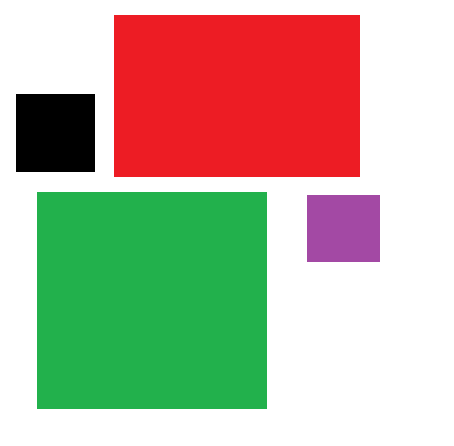
#> input picture 1127/rect.png, 454 x 446 px
$ python test4.py
#> lines starting #> are read from the running program, lines starting #| are printed output that depends on the picture; after the words box and inside, x2 and y2 are one past the last pixel; in counts of white or black regions, pixels touching at a corner belong together
# 제일 큰 사각형 찾기
import cv2

img = cv2.imread("rect.png")
#> img is the input picture: shape (446, 454, 3); mean B, G, R 157.8, 178.9, 187
imgray = cv2.cvtColor(img, cv2.COLOR_BGR2GRAY)
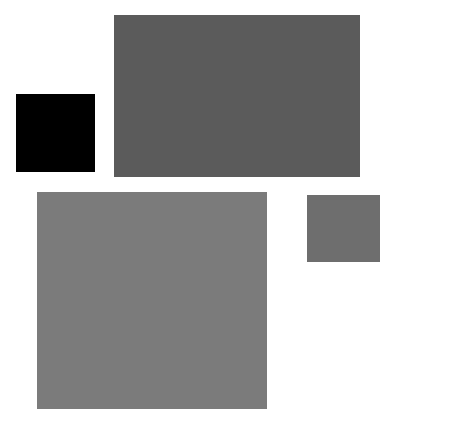
#> imgray: shape (446, 454); min 0, max 255, mean 178.9

ret, th = cv2.threshold(imgray, 127, 255,
                        cv2.THRESH_BINARY_INV)
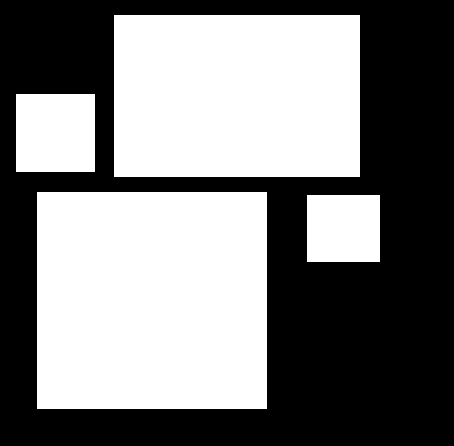
#> th: shape (446, 454); 49.8% white; 4 white regions
coutours, hr = cv2.findContours(th, cv2.RETR_EXTERNAL,
                                cv2.CHAIN_APPROX_SIMPLE)
#> coutours = 4 contours; box (x1, y1, x2, y2) and area: (37, 192, 267, 409) 49464, (114, 15, 360, 177) 39445, (16, 94, 95, 172) 6006, (307, 195, 380, 262) 4752; hr = [[1, -1, -1, -1], [2, 0, -1, -1], [3, 1, -1, -1], [-1, 2, -1, -1]]

cont = sorted(coutours, key=cv2.contourArea, reverse=True)
#> cont has the same summary as coutours
print(len(cont))
#| 4

x, y, w, h = cv2.boundingRect(cont[0])
#> x = 37; y = 192; w = 230; h = 217
cv2.rectangle(img,(x,y),(x+w,y+h),(0,0,0),3)
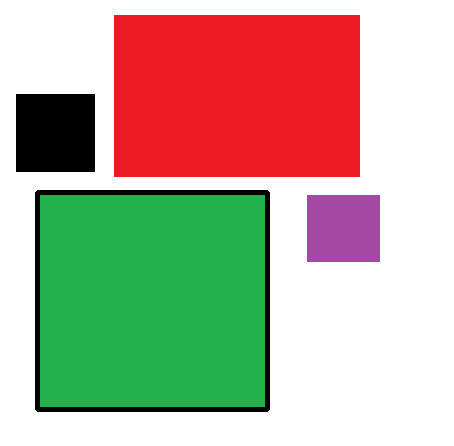
#> img: shape (446, 454, 3); 2.2% of pixels changed, all inside (x1, y1, x2, y2) = (35, 190, 270, 412)

cv2.imshow("default", img)
cv2.waitKey(0)

$ run again, with 1127/obj.png copied over 1127/rect.png
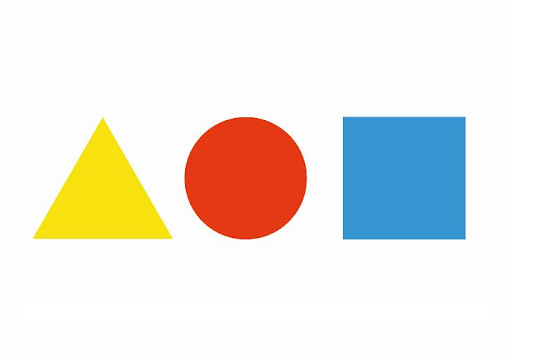
#> input picture 1127/obj.png, 547 x 360 px
#> img is the input picture: shape (360, 547, 3); mean B, G, R 225.5, 232.3, 236.2
#> `ret, th = cv2.threshold(imgray, 127, 255, cv2.THRESH_BINARY_INV)`:
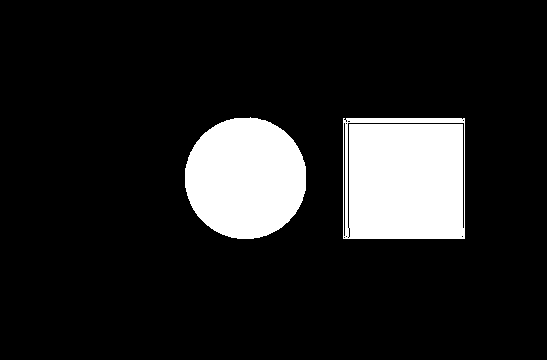
#> th: shape (360, 547); 13.2% white; 2 white regions
#> coutours = 2 contours; box (x1, y1, x2, y2) and area: (343, 118, 465, 239) 14514, (185, 117, 306, 239) 11472; hr = [[1, -1, -1, -1], [-1, 0, -1, -1]]
#> cont has the same summary as coutours
#| 2
#> x = 343; y = 118; w = 122; h = 121
#> `cv2.rectangle(img,(x,y),(x+w,y+h),(0,0,0),3)`:
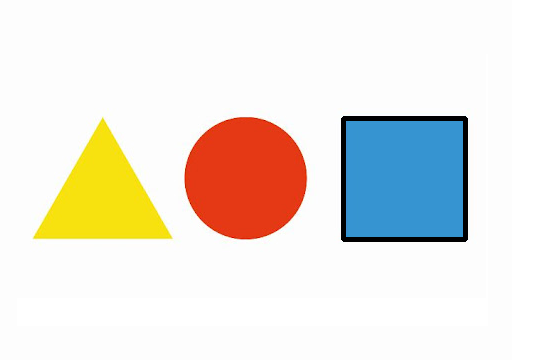
#> img: shape (360, 547, 3); 1.23% of pixels changed, all inside (x1, y1, x2, y2) = (341, 116, 468, 242)

$ run again, with 1127/obj2.png copied over 1127/rect.png
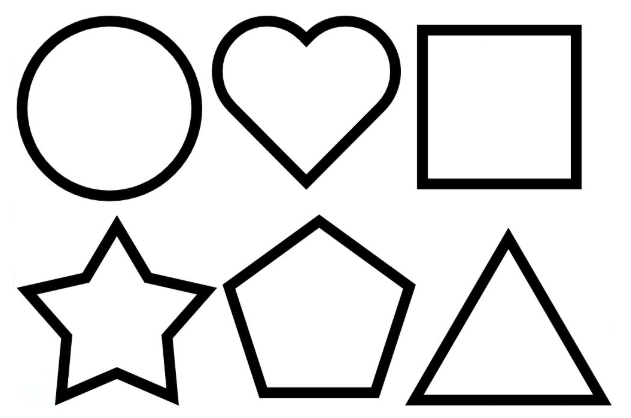
#> input picture 1127/obj2.png, 631 x 418 px
#> img is the input picture: shape (418, 631, 3); mean B, G, R 219.3, 219.3, 219.3
#> `ret, th = cv2.threshold(imgray, 127, 255, cv2.THRESH_BINARY_INV)`:
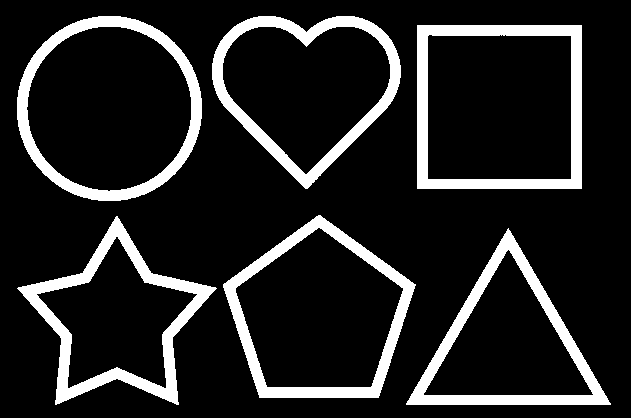
#> th: shape (418, 631); 14% white; 6 white regions
#> coutours = 6 contours; box (x1, y1, x2, y2) and area: (417, 25, 582, 189) 26732, (17, 16, 202, 201) 26727, (223, 215, 416, 398) 24244, (212, 16, 401, 189) 21800, (406, 228, 611, 405) 18003, (17, 216, 217, 405) 17839; hr = [[1, -1, -1, -1], [2, 0, -1, -1], [3, 1, -1, -1], [4, 2, -1, -1], [5, 3, -1, -1], [-1, 4, -1, -1]]
#> cont has the same summary as coutours
#| 6
#> x = 417; y = 25; w = 165; h = 164
#> `cv2.rectangle(img,(x,y),(x+w,y+h),(0,0,0),3)`:
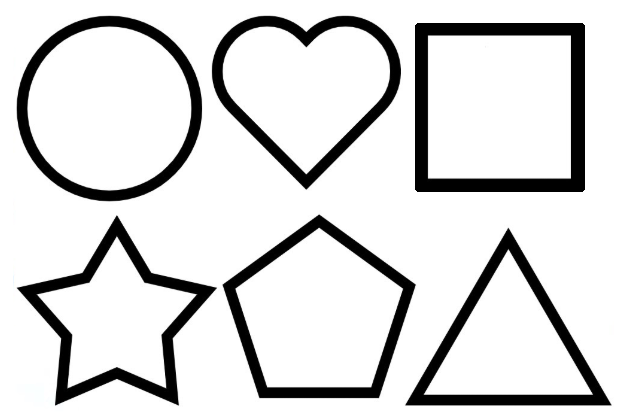
#> img: shape (418, 631, 3); 0.82% of pixels changed, all inside (x1, y1, x2, y2) = (415, 23, 585, 192)
